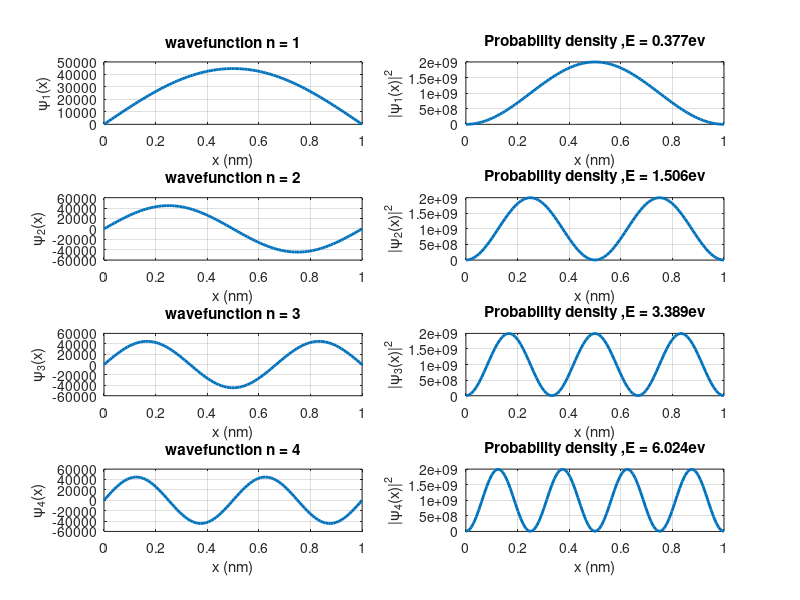

This figure's MATLAB source:
%%
clear;
clc;
close all;
%%
% planck constant = 6.626e-34 ,  habr=h/(2*pi)
h = 6.626e-34;
hbar = h/(2*pi);  
% Electron mass in kg
m = 9.11e-31;
% electron charge
e = 1.6e-19;
% Box Lenght ( L=1nm )
L = 1e-9;
% space
x = linspace(0,L,100);

% number of states ( N=4 )
N = 4;
figure;
for n=1:N
    % Wave function
    psi = sqrt(2/L).*sin((n*pi*x)/L);
    
    % probability
    prob = psi.^2;
    
    % energy
    E = (pi^2 *hbar^2 *n^2)/(2*m*L^2);
    
    E_ev =E/e;
    %Wave function 
    subplot(N,2,2*n-1);
    plot(x*1e9,psi,'linewidth',2)
    grid on;
    xlabel('x (nm)');
    ylabel(['\psi_',num2str(n),'(x)']);
    title(['wavefunction n = ', num2str(n)])
    
    %probability
    subplot(N,2,2*n);
    plot(x*1e9,prob,'linewidth',2)
    grid on;
    xlabel('x (nm)');
    ylabel(['|\psi_',num2str(n),'(x)|^2']);
    title(['Probability density ,E = ', num2str(E_ev,'%.3f'),'ev'])
    
    
end
